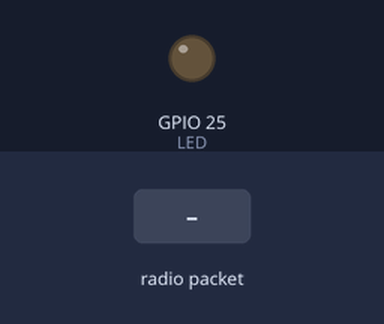
Recording of a sketch running on a simulated ESP32. Parts: output pins drawn as LEDs (lit = HIGH). The inputs (shaded band) are chosen by the test bench. No radio packets arrive unless stated; what the sketch prints to the serial monitor is not drawn.

Above: at 1.2 s.
1.3 s: radio packet "1" arrives
At 2.1 s:
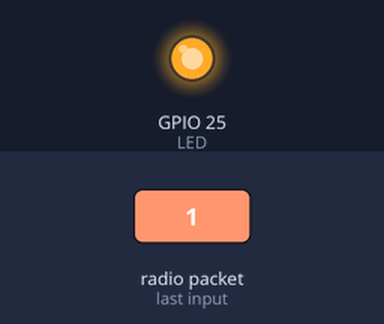
Timing chart, 0 to 4.3 s (numbered marks = the images above; inputs shaded):
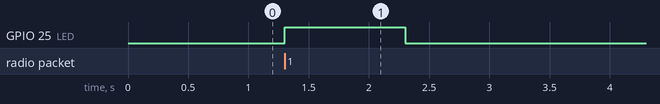

Measured:
- after the input at 1.3 s, GPIO 25 (LED): LOW → HIGH at once, → LOW 1.0 s later

The sketch:

RX.ino
```cpp
/*********
  Modified from the examples of the Arduino LoRa library
  More resources: https://randomnerdtutorials.com

  Adaptado por Matias Graiño LU9CBL, LU1CJM, LU1AET, LU6APA
  23/05/2022 adecuaciones LU6APA
  27/05/2022 adecuaciones LU6APA
  28/03/2023 adecuaciones LU6APA y LU4BA
*********/

#include <SPI.h>
#include <LoRa.h>
#include <WiFi.h>

const char* ssid     = "ESP32 Alpha Centauri";
const char* password = "123456789";

char Version[] = "v2.6 - 15/03/2023";

//Defino los pines a ser usados por el modulo transceptor LoRa
#define CS 18   // Pin de CS del módulo LoRa
#define RST 14  // Pin de Reset del módulo LoRa
#define IRQ 7   // Pin del IRQ del módulo LoRa
#define LED 25  // Pin del LED onboard

#define SERIAL_BAUDRATE 115200  // Velocidad del Puerto Serie

// Configuraciones del módulo LoRa. Tener en cuenta que esta configuración debe ser igual en el Rx!
// 433E6 for Asia
// 866E6 for Europe
// 915E6 for North America
// 915E6 to 928E3 for Argentina
#define LORA_FREQUENCY 915000000  // Frecuencia en Hz a la que se quiere transmitir.
#define LORA_SYNC_WORD 0xF3       // Byte value to use as the sync word, defaults to 0x12
#define LORA_POWER 17             // TX power in dB, defaults to 17. Supported values are 2 to 20 for PA_OUTPUT_PA_BOOST_PIN, and 0 to 14 for PA_OUTPUT_RFO_PIN.
#define LORA_SPREAD_FACTOR 7      // Spreading factor, defaults to 7. Supported values are between 6 and 12 (En Argentina se puede utilizar entre 7 a 10)
#define LORA_SIG_BANDWIDTH 125E3  // Signal bandwidth in Hz, defaults to 125E3. Supported values are 7.8E3, 10.4E3, 15.6E3, 20.8E3, 31.25E3, 41.7E3, 62.5E3, 125E3, 250E3, and 500E3
#define LORA_CODING_RATE 5        // Denominator of the coding rate, defaults to 5. Supported values are between 5 and 8, these correspond to coding rates of 4/5 and 4/8. The coding rate numerator is fixed at 4.

double bitRate;

void setup() {
  // Set Led onboard con Output
  pinMode(LED, OUTPUT);

  //Incializo el Serial Monitor
  Serial.begin(SERIAL_BAUDRATE);

  while (!Serial) {
    // Mientras el COM no esté disponible el LED onbooard encendido
    digitalWrite(LED, HIGH);
  }
  // Apaga el LED si se conecta al COM
  digitalWrite(LED, LOW);
  Serial.println("Configurando WiFi...");
  WiFi.softAP(ssid, password);
  IPAddress IP = WiFi.softAPIP();
  Serial.print("AP IP address: ");
  Serial.println(IP);

  Serial.println("LoRa Receiver");

  // Inicializar módulo LoRa
  LoRa.setPins(CS, RST, IRQ);
  while (!LoRa.begin(LORA_FREQUENCY)) {
    Serial.println(".");
    delay(500);
  }

  // Change sync word (0xF3) to match the receiver
  // The sync word assures you don't get LoRa messages from other LoRa transceivers
  // ranges from 0-0xFF
  LoRa.setSyncWord(LORA_SYNC_WORD);
  LoRa.setTxPower(LORA_POWER);
  LoRa.setSpreadingFactor(LORA_SPREAD_FACTOR);
  LoRa.setSignalBandwidth(LORA_SIG_BANDWIDTH);
  LoRa.setCodingRate4(LORA_CODING_RATE);
  LoRa.enableCrc();

  // Calculo del BitRate = (SF * (BW / 2 ^ SF)) * (4.0 / CR)
  bitRate = (LORA_SPREAD_FACTOR * (LORA_SIG_BANDWIDTH / pow(2, LORA_SPREAD_FACTOR))) * (4.0 / LORA_CODING_RATE);

  Serial.println("LoRa Initializing OK!");
}


void loop() {
  // Version v2.6 - 15/03/2023
  // LoRa BitRate: 5468.75 bps
  // Telemetria RAW Recibida 530,1014.66,1014.56,0.81,22.15
  // Packet Number: 530
  // Presion Base: 1014.66
  // Presion Absoluta: 1014.56
  // Altura: 0.81
  // Temperatura: 22.15
  // Nivel de señal [RSSI]: -45
  // =====================================================================

  // Trato de parsear el paquete
  int packetSize = LoRa.parsePacket();

  if (packetSize) {
    // Encender LED onboard
    digitalWrite(LED, HIGH);

    // Paquete recibido
    // Lectura del paquete
    while (LoRa.available()) {
      String LoRaData = LoRa.readString();

      Serial.println(LoRaData);

      /*Serial.print("RX - Version ");
      Serial.println(Version);

      Serial.print("LoRa BitRate: ");
      Serial.print(bitRate);
      Serial.println(" bps");

      Serial.print("Telemetria RAW Recibida ");
      Serial.println(LoRaData);

      int indicador1 = LoRaData.indexOf(',');
      String pktNumber = LoRaData.substring(0, indicador1);
      Serial.println(pktNumber);

      int indicador2 = LoRaData.indexOf(',', indicador1 + 1);
      String outputVoltage = LoRaData.substring(indicador1 + 1, indicador2);
      Serial.println(outputVoltage);

      int indicador3 = LoRaData.indexOf(',', indicador2 + 1);
      String uvIntensity = LoRaData.substring(indicador2 + 1, indicador3);
      Serial.println(uvIntensity);

      int indicador4 = LoRaData.indexOf(',', indicador3 + 1);
      String baseline = LoRaData.substring(indicador3 + 1, indicador4);
      Serial.println(baseline);

      int indicador5 = LoRaData.indexOf(',', indicador4 + 1);
      String P = LoRaData.substring(indicador4 + 1, indicador5);
      Serial.println(P);

      int indicador6 = LoRaData.indexOf(',', indicador5 + 1);
      String A = LoRaData.substring(indicador5 + 1, indicador6);
      Serial.println(A);

      int indicador7 = LoRaData.indexOf(',', indicador6 + 1);
      String T = LoRaData.substring(indicador6 + 1, indicador7);
      Serial.println(T);


      /*int indicador6 = LoRaData.indexOf(',', indicador5);
      String P = LoRaData.substring(indicador5 + 1, indicador6);
      Serial.print("Presion Absoluta: ");
      Serial.print(float(P) * 0.01, 2);
      Serial.print(" hpa | ");
      Serial.print(float(P) * 0.750063755);
      Serial.print(" mmHg | ");
      Serial.print(float(P) * 0.014503774);
      Serial.println(" psi");*/
    }

    // Nivel de señal RSSI del paquete
    /*Serial.print("Nivel de señal [RSSI]: ");
    Serial.println(LoRa.packetRssi());
    Serial.println("=====================================================================");*/

    // Apagar LED onboard
    digitalWrite(LED, LOW);
  }
}
```
